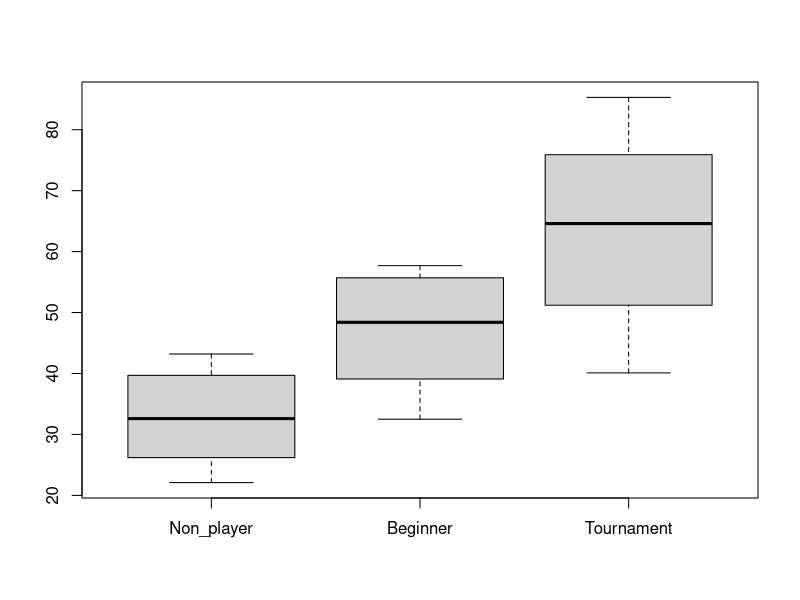

Write R code to recreate this figure.
# Descriptive Statistics - Measures
# Aufgabe 5

non_player <- c(22.1, 22.3, 26.2, 29.6, 31.7, 33.5, 38.9, 39.7, 43.2, 43.2)
beginner <- c(32.5, 37.1, 39.1, 40.5, 45.5, 51.3, 52.6, 55.7, 55.9, 57.7)
tournament <- c(40.1, 45.6, 51.2, 56.4, 58.1, 71.1, 74.9, 75.9, 80.3, 85.3)

# Mean
mean(non_player)
mean(beginner)
mean(tournament)

# Median
median(non_player)
median(beginner)
median(tournament)

# Min
min(non_player)
min(beginner)
min(tournament)

# Max 
max(non_player)
max(beginner)
max(tournament)

# Quantiles (Divide data into equal intervals 25%, 50%, 75% were data falls)
quantile(non_player)
quantile(beginner)
quantile(tournament)

# Interquantile range (Subtract Q3 from Q1 to get the middle 50% spread data)
IQR(non_player)
IQR(beginner)
IQR(tournament)

# Variance (Measures spread data how far they are from the mean)
var(non_player)
var(beginner)
var(tournament)

# Boxplot
data <- list(Non_player = non_player, Beginner = beginner, Tournament = tournament)

boxplot(data)
